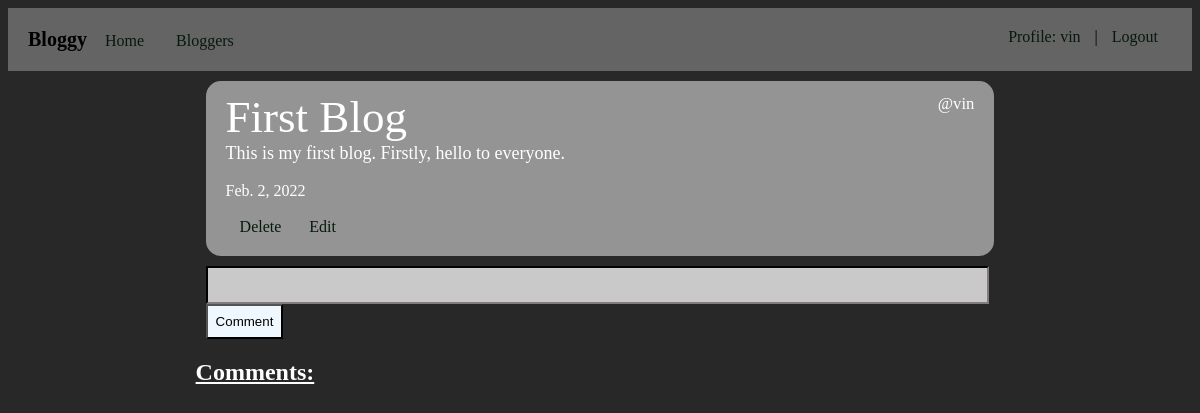
The page /we_blog/blog/1 (signed in) on the database as committed earlier.
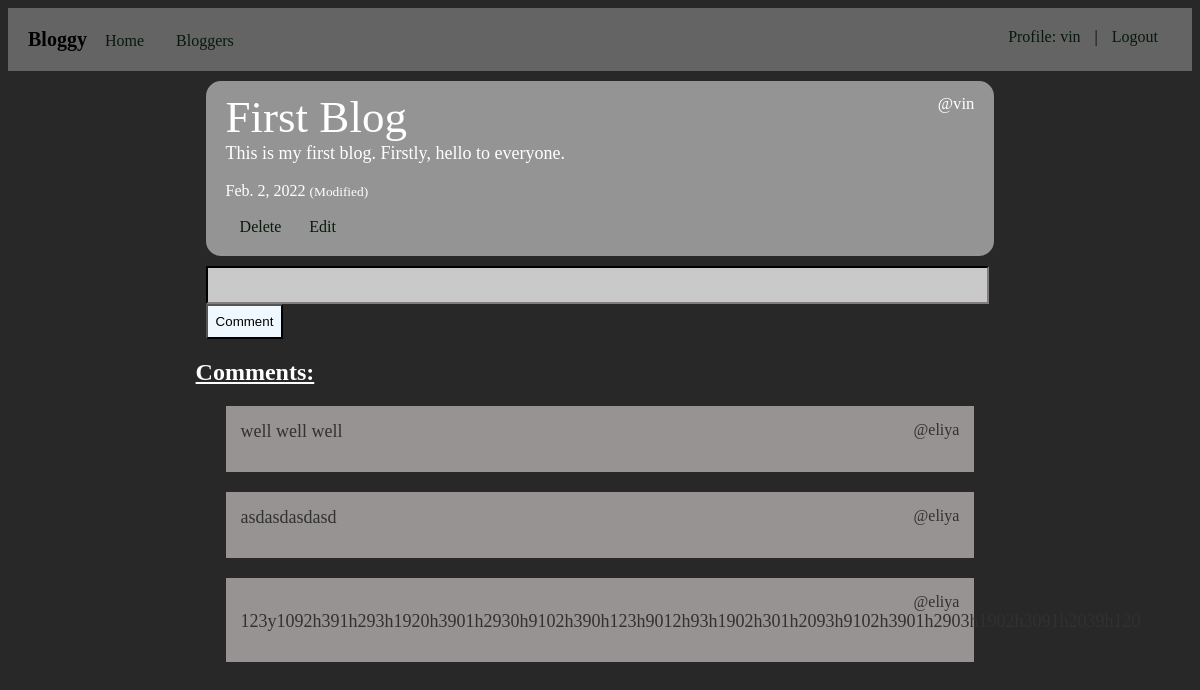
The same page on the database as committed later.
### we_blog/models.py (models this page shows, shortened)
class Comment(models.Model):
    comment_content = models.CharField(max_length=100, null=False)
    writer = models.ForeignKey(User, on_delete=models.CASCADE)
    blog = models.ForeignKey(OurBlog, on_delete=models.CASCADE)

### we_blog/views.py (the view)
# urls.py: path('blog/<int:b_id>', views.show_blog, name='show_blog'),
@login_required
def show_blog(request, b_id):
    my_blog = OurBlog.objects.get(id=b_id)
    comments = Comment.objects.all()
    return render(request, 'general/show_blog.html', {'blog': my_blog, 'comments': comments})

### we_blog/templates/general/show_blog.html (shortened to what this page needs)
{% extends 'core/core.html' %}
{% block body %}
    <div class="jumbotron">
        <div class="blog">
            <div class="writer"><small>@{{blog.writer}}</small></div>
            <div class="heading">{{blog.heading}}</div>
            <div class="content">{{blog.content}}</div><br>
            <div class="created_date">
                {{blog.created_date}}
                {% if blog.created_date != blog.modified_date %}
                    <small>(Modified)</small>
                {% endif %}
            </div>
            <br>
            <div class="del-btn" style="float: left;">
                {% if user.is_superuser or blog.writer_id == user.id %}
                    <a href="{% url 'remove' b_id=blog.id w_id=blog.writer_id %}">Delete</a>
                {% endif %}
            </div>
            <div class="edit-btn">
                {% if blog.writer_id == user.id %}
                    <a href="{% url 'edit' b_id=blog.id w_id=blog.writer_id %}">Edit</a>
                {% endif %}
            </div>
        </div>
    </div>
    <form action="{% url 'comment' b_id=blog.id %}"method="POST" style="margin: -10px 20px 10px;">
        <input type="text" name="cmt" maxlength="100" required style="padding: 8px; font-size: 16px; color: #383636;background-color:#c9c9c9; border-color: rgb(46, 44, 44);" size="80">
        <input type="submit" value="Comment" style="padding: 8px; border-radius: 0px; background-color: aliceblue;">
    </form>
    <div style="padding: 10px; color: white; font-size: 24px; text-decoration: underline; font-weight: bold;">Comments:</div>
    <div style="padding: 10px;">
        {% if comments %}
            {% for comment in comments %}
                {% if comment.blog.id == blog.id %}
                <div style="margin: 0px 30px 20px; background-color: #979393;color: #313131; padding: 15px;">
                    <div style="font-size: 16px; float: right;">@{{comment.writer}}</div>
                    <div style="margin-bottom: 15px; font-size: 18px;">{{comment.comment_content}}</div>
                </div>
                {% endif %}
            {% endfor %}
        {% endif %}
    </div>
{% endblock body %}

Rows that differ between the two databases and show on the page:
changed OurBlog "First Blog": modified_date "2022-02-02" → "2022-02-20" (drawn)
added Comment: writer "eliya", comment_content "well well well"
added Comment: writer "eliya", comment_content "asdasdasdasd"
added Comment: writer "eliya", comment_content "123y1092h391h293h1920h3901h2930h9102h390h123h9012h93h1902h301h2093h9102h3901h2903h1902h3091h2039h120"
Other text that changed with them:
text now shown: "(Modified)"
